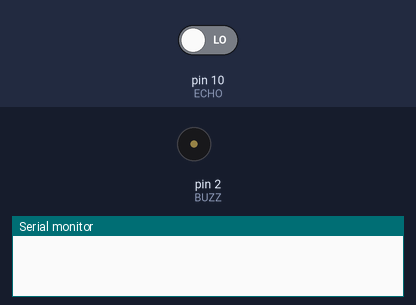
Recording of a sketch running on a simulated Arduino Uno, built for the host (arithmetic inside an expression is 32-bit, double 64-bit). On the bench: buzzer (waves = sounding), the last lines printed to the serial monitor. The test bench sets the inputs (shaded band); at power-on: pin 10 (ECHO) LOW.

Above: at 0.5 s.
At 2.4 s:
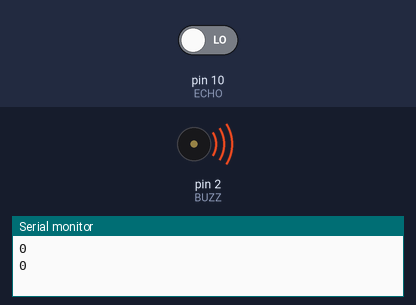
Timing chart, 0 to 3.0 s (numbered marks = the images above):
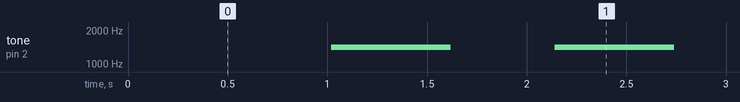

The sketch:

ejextra2.ino
```cpp
// C++ code
//
int TRIG = 13;
int ECHO = 10;
int BUZZ = 2;
long duracion = 0;
long distancia = 0;

void setup()
{
  pinMode(TRIG, OUTPUT);//pin de salida del diparador
  pinMode(ECHO, INPUT);//pin de entrada del pulso sonoro
  pinMode(BUZZ, OUTPUT);// pin de salida del buzzer
  Serial.begin(9600);//se inicializa la comunicación serie
}

void loop()
{
    digitalWrite (TRIG, LOW);
    delay(10);
    digitalWrite (TRIG, HIGH);
      delay(10);
      digitalWrite (TRIG, LOW);

      duracion = pulseIn (ECHO, HIGH);

      distancia = duracion / 58;
      Serial.println (distancia);

      if (distancia <= 60)
    {
    	tone (BUZZ, 1400, 600);//suena el buzzer (frecuencia=1400)

    }
       else if(distancia > 60 && distancia <= 150)
    {
             tone (BUZZ, 900, 400);//suena el buzzer (frecuencia=400)
    }
        else
    {
             noTone(BUZZ);//buzzer apagado
    }
    delay (100);
}
```

Measured:
- by itself, tone on pin 2 (BUZZ): alternates 1400 Hz for 0.60 s and silent for 0.52 s
